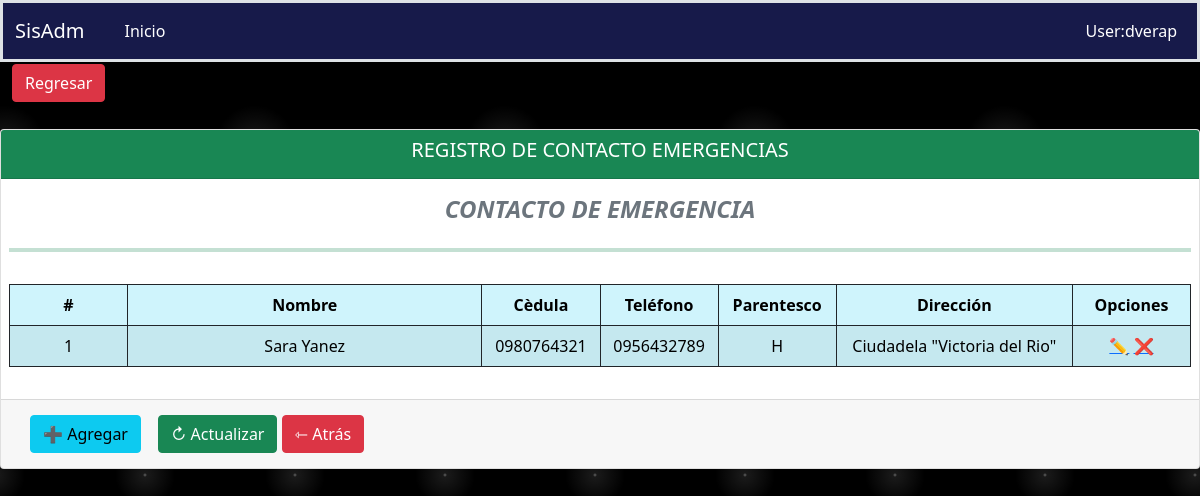
/fichaPersonal/registroContactoEmergencia/4/, run on the app's committed database.
### aplicaciones/ficha_personal/models.py (models this page shows, shortened)
class ContactoEmergencias(models.Model):
    empleado = models.ForeignKey(Empleado, on_delete=models.PROTECT,blank=True, null=True, related_name="contactos")
    nombre = models.CharField(max_length=200)
    cedula = models.CharField(max_length=10, unique=True)
    telefonos = models.CharField(max_length=50, blank=True, null=True)
    parentesco = models.CharField(max_length=2, choices=PARENTESCO, default=PARENTESCO[0][0], blank=True, null=True)
    direccion = models.TextField(blank=True, null=True, verbose_name='Dirección')
    class Meta:
        verbose_name = "ContactoEmergencia"
        verbose_name_plural = "ContactosEmergencias"
        ordering = ('id',)

### aplicaciones/ficha_personal/views/ContactoEmergencia/views.py (the view)
# urls.py: path('registroContactoEmergencia/<int:pk>/', RegistroContactoEmergenciaListView.as_view(), name='registroContactoEmergencia'),
class RegistroContactoEmergenciaListView(ListView):
    template_name = "ContactoEmergencia/registroContacto.html"
    model = ContactoEmergencias
    context_object_name = 'contactoEmergencias'
    paginate_by = 3
    def get_queryset(self):
        return self.model.objects.filter(empleado__id=self.kwargs['pk'])
    def get_context_data(self, **kwargs):
        context = super().get_context_data(**kwargs)
        context['url_anterior'] = '/fichaPersonal/contactoEmergencia'
        context['listar_url']= '/fichaPersonal/registroContactoEmergencias'
        context['crear_url'] = '/fichaPersonal/crearcontactoEmergencias/'
        context['titulo'] = 'REGISTRO DE CONTACTO EMERGENCIAS'
        context['query'] = self.request.GET.get("query") or ""
        return context

### aplicaciones/ficha_personal/templates/ContactoEmergencia/registroContacto.html
{% extends 'boton_agr_reg.html' %}
{% load static %}
{% block controls %}
    <h4 class="fw-bold fst-italic text-secondary text-center">CONTACTO DE EMERGENCIA</h4>
    <hr class="bg-success border-4 border-top border-success">
    <table class="table table-info table-striped table-bordered border-dark col-md-3">
    {% block columns %}
            <thead>
                <tr class="text-center">
                    <th scope="col" style="width: 5px;">#</th>
                    <th scope="col" style="width: 20px;">Nombre</th>
                    <th scope="col" style="width: 10%;">Cèdula</th>
                    <th scope="col" style="width: 10%;">Teléfono</th>
                    <th scope="col" style="width: 10%;">Parentesco</th>
                    <th scope="col" style="width: 20%;">Dirección</th>
                    <th scope="col" style="width: 10%;">Opciones</th>
                </tr>
            </thead>
    {% endblock %}
    {% block rows %}
        {% for contaEmer in contactoEmergencias %}
            <tbody>
            <tr class="align-middle table-info table-bordered border-dark text-center">
                <td>{{forloop.counter}}</td>
                <td>{{ contaEmer.nombre }}</td>
                <td>{{ contaEmer.cedula }}</td>
                <td>{{ contaEmer.telefonos }}</td>
                <td>{{ contaEmer.parentesco }}</td>
                <td>{{ contaEmer.direccion }}</td>
                <td class="acciones">
                    <a href="{% url 'ficha_Personal:actualizarContactoEmergencia' contaEmer.id %}">✏️</a>
                    <a href="{% url 'ficha_Personal:deleteContactoEmergencia' contaEmer.id %}">❌</a>
                </td>
            </tr>
            </tbody>
        {% endfor %}
    {% endblock %}
    </table>
{% endblock %}

### static/css/estilos.css (style rules this page uses)
body { background-color:black; background-image: radial-gradient(white, rgba(255,255,255,.2) 2px, transparent 40px), radial-gradient(white, rgba(255,255,255,.15) 1px, transparent 30px), radial-gradient(white, rgba(255,255,255,.1) 2px, transparent 40px), radial-gradient(rgba(255,255,255,.4), rgba(255,255,255,.1) 2px, transparent 30px); background-size: 550px 550px, 350px 350px, 250px 250px, 150px 150px; background-position: 0 0, 40px 60px, 130px 270px, 70px 100px; color: #171a4a; }

### data on the page
ContactoEmergencias: nombre "Sara Yanez", cedula "0980764321", telefonos "0956432789", parentesco "H", direccion "Ciudadela \"Victoria del Rio\""

### other printed values
{{ titulo }} "REGISTRO DE CONTACTO EMERGENCIAS"
